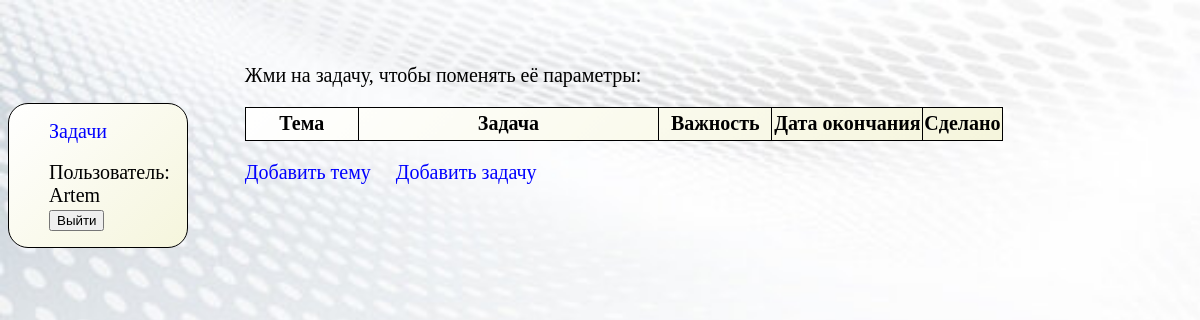
/App/tasks/ (signed in), run on an earlier commit of the app's database.
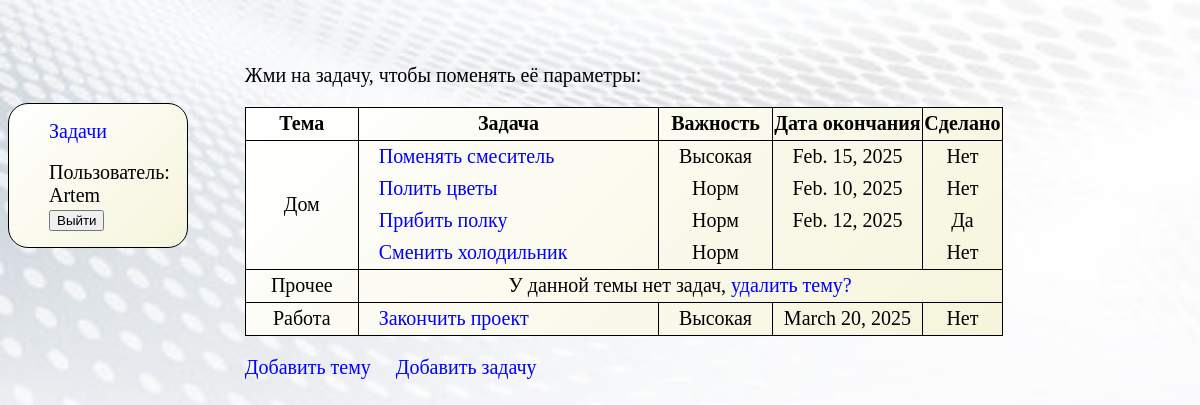
And on a later commit of the database.
### App/models.py (models this page shows, shortened)
class Task_block(models.Model):
    title=models.CharField('Тема', max_length=200)
    user=models.ForeignKey(User, on_delete=models.SET_NULL, null=True, blank=True, verbose_name='Пользователь')
    class Meta:
        ordering=['title']

class Task(models.Model):
    title=models.CharField('Задача', max_length=200)
    date=models.DateField('Дата окончания', blank=True, null=True)
    completed=models.BooleanField('Завершено', default=False)
    block=models.ForeignKey(Task_block, on_delete=models.SET_NULL, null=True, verbose_name='Тема')
    importance_dict={'в': 'Высокая', 'н': 'Норм'}
    importance=models.CharField('Важность', max_length=1, choices=importance_dict, default='н')
    class Meta:
        ordering=['block', 'importance', 'title']

### App/views.py (the view)
# urls.py: path('tasks/', task_list, name='task_list'),
def task_list(request):
    if request.user.is_authenticated:
        blocks=Task_block.objects.filter(user=request.user)
        return render(request, 'task_list.html', {'blocks':blocks})
    else:
        return redirect('login')

### App/templates/task_list.html
{% extends 'Base.html' %}
{% block content %}
    <p>Жми на задачу, чтобы поменять её параметры:</p>
    <table>
        <colgroup>
            <col style="width: 15%; border: 1px solid;">
            <col style="width: 40%; border: 1px solid;">
            <col style="width: 15%; border: 1px solid;">
            <col style="width: 20%; border: 1px solid;">
            <col style="width: 10%; border: 1px solid;">
        </colgroup>
        <tr style="border: solid 1px;">
            <th>Тема</th>
            <th>Задача</th>
            <th>Важность</th>
            <th>Дата окончания</th>
            <th>Сделано</th>
        </tr>
        {% for block in blocks %}
                {% if block.task_set.all %}
                    {% for task in block.task_set.all %}
                    <tr {% if forloop.last %} style="border-bottom: solid 1px;" {% endif %}>
                        {% if forloop.first %}
                        <td rowspan="{{block.task_set.count}}">{{block.title}}</td>
                        {% endif %}
                        <td id="column1"><a href="{% url 'task_update' task.id %}">{{task.title}}</a></td>
                        <td>{{task.get_importance_display}}</a></td>
                        <td>{% if task.date %}
                                {{task.date}}
                            {% endif %}</td>
                        <td>{% if task.completed %}
                                Да
                            {% else %}
                                Нет
                            {% endif %}</td>
                    </tr>
                    {% endfor %}
                {% else %}
                    <tr style="border-bottom: solid 1px;">
                        <td>{{block.title}}</td>
                        <td colspan="4">У данной темы нет задач, <a href="{% url 'task_block_delete' block.id %}">удалить тему?</a></td>
                    </tr>
                {% endif %}
        {% endfor %}
    </table>
    <p><a href="{% url 'task_block_add' %}" style="padding-right: 20px;">Добавить тему</a>
        <a href="{% url 'task_add' %}">Добавить задачу</a></p>
{% endblock %}

### App/templates/Base.html (shortened to what this page needs)
<!DOCTYPE html>
<html>
    <head>
        {% load static %}
        <link rel="stylesheet" href="{% static 'Styles.css' %}">
    </head>
    <body>
        <div class="navi">
        {% block navi %}
            <ul>
                <li><a href="{% url 'task_list' %}">Задачи</a></li>
                <br>
            {% if user.is_authenticated %}
                <li>Пользователь: {{user.get_username}}</li>
                <li><form method="post" action="{% url 'logout' %}">
                    <input type="submit" value="Выйти"></form></li>
            {% else %}
                <li><a href="{% url 'login' %}">Войти</a></li>
            {% endif %}
            </ul>
        {% endblock %}
        </div>
        <div class="content">
        {% block content %}{% endblock %}
        </div>
    </body>
</html>

### App/static/Styles.css (style rules this page uses)
html { background: url(Background.jpg); height: 100%; background-size: cover; }
ul { list-style: none; }
li, p, td, th, a { font-size: 20px; }
a { text-decoration: none; color: blue; }
.navi { background: linear-gradient(135deg, white, beige); float: left; width: 15%; margin-top: 8%; border: solid 1px; border-radius: 20px; }
.content { float: right; width: 80%; padding-top: 3%; }
table { width: 80%; border-collapse: collapse; background: linear-gradient(135deg, white, beige); }
th, td { height: 30px; text-align: center; }
#column1 { text-align: left; padding-left: 20px; }

What changed in the data, as far as the page shows it:
now on this page (row edited): Task_block: title "Дом"
added Task: title "Поменять смеситель", importance "Высокая", date "Feb. 15, 2025", completed "Нет"
added Task: title "Полить цветы", importance "Норм", date "Feb. 10, 2025", completed "Нет"
added Task: title "Прибить полку", importance "Норм", date "Feb. 12, 2025", completed "Да"
added Task: title "Сменить холодильник", importance "Норм", completed "Нет"
now on this page (row edited): Task_block: title "Прочее"
added Task_block: title "Работа"
added Task: title "Закончить проект", importance "Высокая", date "March 20, 2025", completed "Нет"
